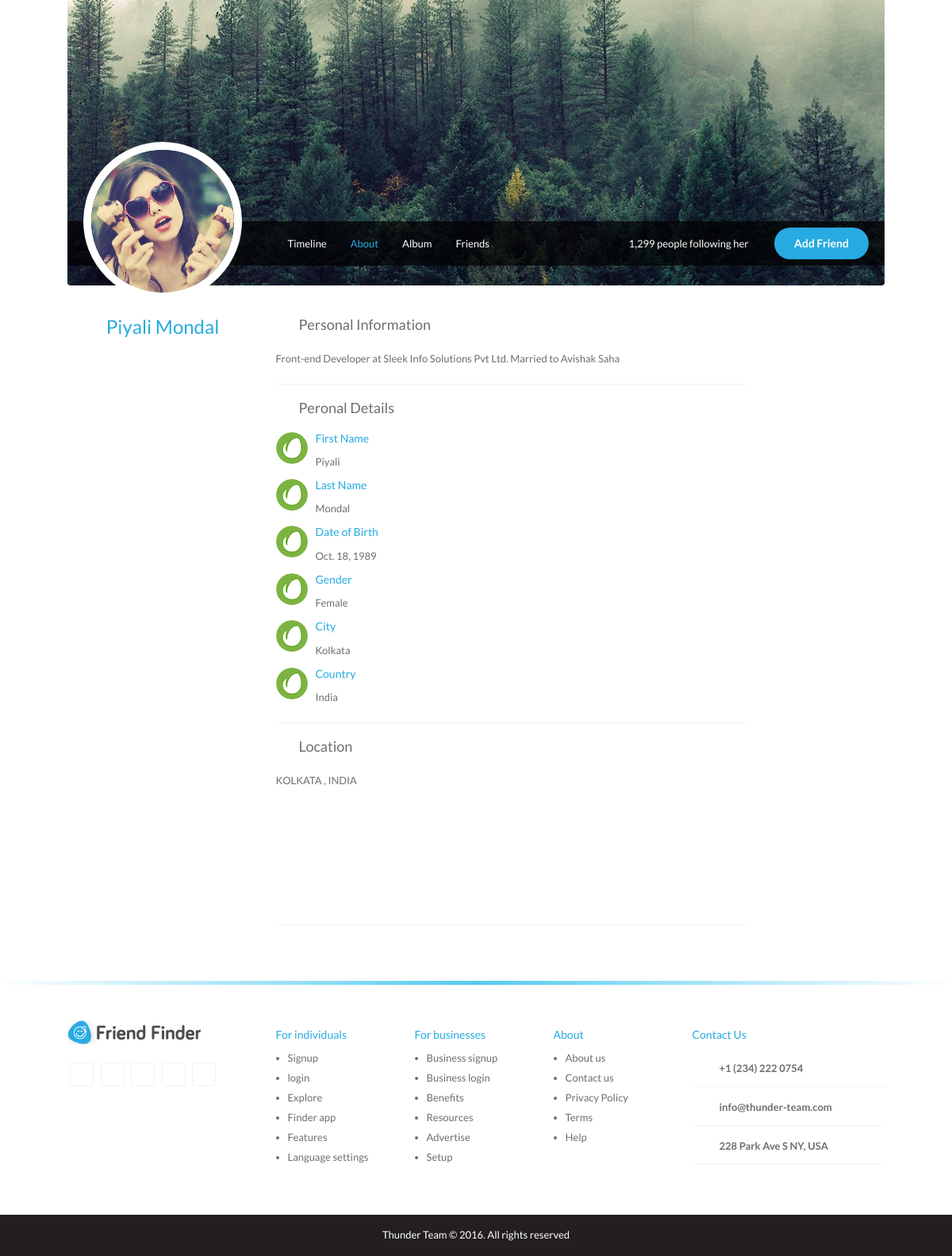
Screenshot of /see_other_profile/3 with the database file from the repository.
### socialapp/models.py (models this page shows, shortened)
class User_Personal(models.Model):
    user = models.OneToOneField(User,on_delete=models.CASCADE,)
    dob=models.DateField()
    gender=models.CharField(max_length=50)
    city=models.CharField(max_length=100)
    country=models.CharField(max_length=100)
    profilepic=models.ImageField(upload_to='profile_pics',blank=True)
    about_text=models.TextField(blank=True)

### socialapp/views.py (the view)
# urls.py: path('see_other_profile/<id_user>',views.see_other_profile,name='see_other_profile'),
def see_other_profile(request,id_user):
    user_info=get_userdetails_byId(id_user)
    return render(request, 'profile/timeline-about.html',{'user_info':user_info,'media_url':settings.MEDIA_URL})

### socialapp/views.py (called while the page is built)
def get_userdetails_byId(id_user):
    user_personal_list = User_Personal.objects.filter(pk=str(id_user))
    return user_personal_list

### templates/profile/timeline-about.html (shortened to what this page needs)
{% extends 'socialapp/header.html' %}
{% load staticfiles %}
{% block body %}
<div class="container">
      <div class="timeline">
        <div class="timeline-cover">
            {% for u in user_info %}
          <div class="timeline-nav-bar hidden-sm hidden-xs">
            <div class="row">
              <div class="col-md-3">
                <div class="profile-info">
                  <img src="{{media_url}}{{u.profilepic}}" alt="" class="img-responsive profile-photo" />
                  <h3>{{ u.user.first_name }} {{ u.user.last_name }}</h3>
                </div>
              </div>
              <div class="col-md-9">
                <ul class="list-inline profile-menu">
                  <li><a href="timeline.html">Timeline</a></li>
                  <li><a href="timeline-about.html" class="active">About</a></li>
                  <li><a href="timeline-album.html">Album</a></li>
                  <li><a href="timeline-friends.html">Friends</a></li>
                </ul>
                <ul class="follow-me list-inline">
                  <li>1,299 people following her</li>
                  <li><button class="btn-primary">Add Friend</button></li>
                </ul>
              </div>
            </div>
          </div>
        </div>
        <div id="page-contents">
          <div class="row">
            <div class="col-md-3"></div>
            <div class="col-md-7">
              <div class="about-profile">
                <div class="about-content-block">
                  <h4 class="grey"><i class="ion-ios-information-outline icon-in-title"></i>Personal Information</h4>
                  <p> {{ u.about_text }}</p>
                </div>
                <div class="about-content-block">
                  <h4 class="grey"><i class="ion-ios-briefcase-outline icon-in-title"></i>Peronal Details</h4>
                  <div class="organization">
                    <img src="{% static "images/envato.png" %}" alt="" class="pull-left img-org" />
                    <div class="work-info">
                      <h5>First Name</h5>
                      <p><span class="text-grey">{{ u.user.first_name }}</span></p>
                    </div>
                  </div>
                        <div class="organization">
                    <img src="{% static "images/envato.png" %}" alt="" class="pull-left img-org" />
                    <div class="work-info">
                      <h5>Last Name</h5>
                      <p><span class="text-grey">{{ u.user.last_name }}</span></p>
                    </div>
                  </div>
                        <div class="organization">
                    <img src="{% static "images/envato.png" %}" alt="" class="pull-left img-org" />
                    <div class="work-info">
                      <h5>Date of Birth</h5>
                      <p><span class="text-grey">{{ u.dob }}</span></p>
                    </div>
                  </div>
                        <div class="organization">
                    <img src="{% static "images/envato.png" %}" alt="" class="pull-left img-org" />
                    <div class="work-info">
                      <h5>Gender</h5>
                      <p><span class="text-grey">{{ u.gender }}</span></p>
                    </div>
                  </div>
                        <div class="organization">
                    <img src="{% static "images/envato.png" %}" alt="" class="pull-left img-org" />
                    <div class="work-info">
                      <h5>City</h5>
                      <p><span class="text-grey">{{ u.city }}</span></p>
                    </div>
                  </div>
                        <div class="organization">
                    <img src="{% static "images/envato.png" %}" alt="" class="pull-left img-org" />
                    <div class="work-info">
                      <h5>Country</h5>
                      <p><span class="text-grey">{{ u.country }}</span></p>
                    </div>
                  </div>
                </div>
                <div class="about-content-block">
                  <h4 class="grey"><i class="ion-ios-location-outline icon-in-title"></i>Location</h4>
                  <p>{{ u.city|upper }} , {{ u.country|upper }}</p>
                  <div class="google-maps">
                    <div id="map" class="map"></div>
                  </div>
                </div>
                  {% endfor %}
              </div>
            </div>
          </div>
        </div>
      </div>
    </div>
   {% include 'socialapp/footer.html' %}
{% endblock %}

### static/css/style.css (style rules this page uses)
html, body { height: 100%; width: 100%; }
body { font-family: 'Lato', sans-serif; line-height: 26px; color: #6d6e71; font-size: 13px; }
h1, h2, h3, h4, h5, h6 { color: #27aae1; }
h1.grey, h2.grey, h3.grey, h4.grey, h5.grey, h6.grey { color: #6d6e71; margin: 0 auto 20px; }
a { color: #27aae1; }
a, a:active, a:focus { outline: none; }
.container { max-width: 1050px; }
#page-contents { padding: 30px 0 50px; }
.btn-primary { background: #27aae1; padding: 7px 25px; border: none; font-size: 14px; border-radius: 4px; color: #fff; position: relative; font-weight: 600; outline: none; border-radius: 30px; }
img.profile-photo { height: 58px; width: 58px; border-radius: 50%; }
ul { padding-left: 15px; }
ul li { list-style-image: url("../images/bullet.png"); }
.map { width: 100%; height: auto; border: none; }
.post-content img.post-image, video.post-video, .google-maps { width: 100%; height: auto; }
.timeline-cover { background: url("../images/covers/1.jpg") no-repeat; background-position: center; background-size: cover; min-height: 360px; border-radius: 0 0 4px 4px; position: relative; }
.timeline-cover .timeline-nav-bar { background: rgba(0,0,0, .7); width: 100%; position: absolute; bottom: 25px; }
.timeline-cover .timeline-nav-bar .profile-info { position: absolute; text-align: center; padding: 0 20px; top: -100px; z-index: 999; }
.timeline-cover .timeline-nav-bar .profile-info img.profile-photo { height: 200px; width: 200px; border-radius: 50%; border: 10px solid #fff; }
.timeline-cover .timeline-nav-bar ul.profile-menu { margin: 0; display: table; }
.timeline-cover .timeline-nav-bar .profile-menu li { display: table-cell; vertical-align: middle; padding: 15px 0; }
.timeline-cover .timeline-nav-bar .profile-menu li a { color: #fff; padding: 15px; text-decoration: none; }
.timeline-cover .timeline-nav-bar .profile-menu li a.active { color: #27aae1; }
.timeline-cover .timeline-nav-bar ul.follow-me { margin: 0; position: absolute; right: 15px; top: 2px; }
.timeline-cover .timeline-nav-bar .follow-me li { padding: 6px 15px; color: #fff; }
.about-profile { margin-bottom: 20px; }
.about-profile .about-content-block { padding-top: 10px; padding-bottom: 10px; border-bottom: 1px solid #f1f2f2; line-height: 24px; margin-bottom: 10px; }
.about-profile .about-content-block h4 i.icon-in-title { margin-right: 15px; color: #27aae1; }
.about-profile .about-content-block .organization img.img-org { height: 40px; width: 40px; border-radius: 50%; }
.about-profile .about-content-block .organization .work-info { margin-left: 50px; }
.about-profile .about-content-block .google-maps .map { height:150px; }

### rows the page displays
User_Personal: profilepic (picture), user.first_name "Piyali", user.last_name "Mondal", about_text "Front-end Developer at Sleek Info Solutions Pvt Ltd. Married to Avishak Saha", dob "Oct. 18, 1989", gender "Female", city "Kolkata", country "India", city "KOLKATA", country "INDIA"
